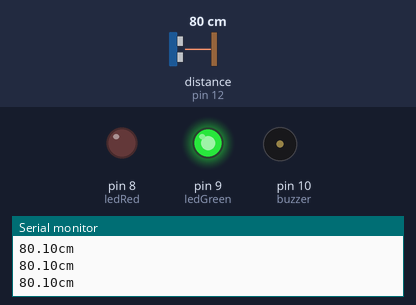
Bench run of a sketch on a simulated Arduino Uno, built with avr-gcc and run on an emulated ATmega328P. On the bench: output pins drawn as LEDs (lit = HIGH), buzzer (waves = sounding, pin HIGH), the last lines printed to the serial monitor. Wiring (inferred from the names in the program): ultrasonic range finder: trigger pin 11; echo pin 12. The test bench sets the inputs (shaded band); at power-on: distance to the obstacle (sensor on pin 12) 80 cm. The echo pulse lasts 58.3 µs per cm; pins used as bus, display or sensor lines are not drawn.

Above: at 1.2 s.
1.3 s: distance to the obstacle (sensor on pin 12) set to 2 cm
At 1.57 s:
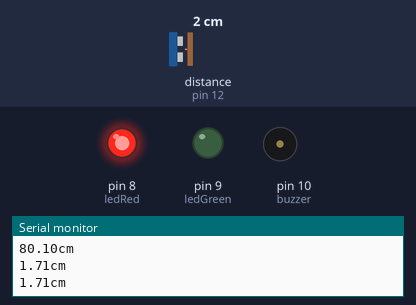
4.3 s: distance to the obstacle (sensor on pin 12) set to 9 cm
At 4.52 s:
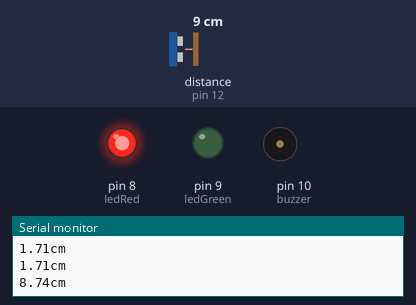
7.3 s: distance to the obstacle (sensor on pin 12) set to 23 cm
At 7.8 s:
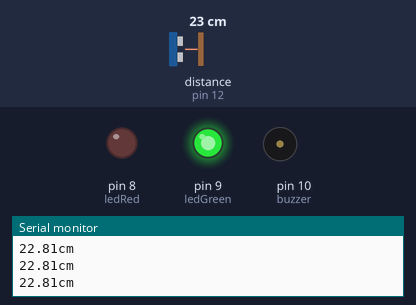
10.3 s: distance to the obstacle (sensor on pin 12) set to 4 cm
At 13.27 s:
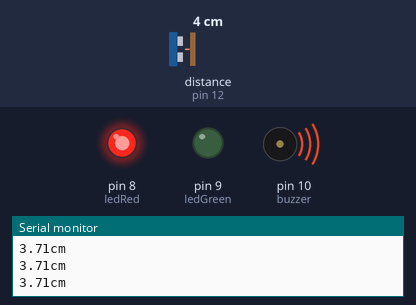
13.3 s: distance to the obstacle (sensor on pin 12) set to 35 cm
At 14.6 s:
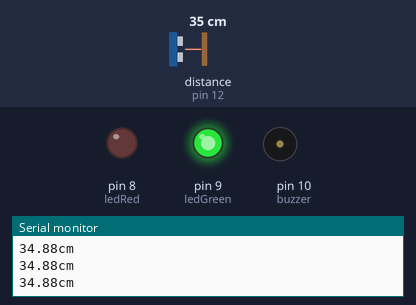
Timing chart, 0 to 15.9 s (numbered marks = the images above; inputs shaded):
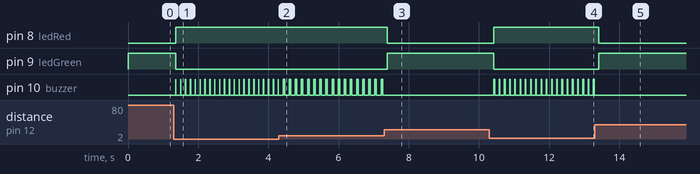

Measured:
- after the input at 1.3 s, pin 8 (ledRed): LOW → HIGH after 0.06 s; pin 9 (ledGreen): HIGH → LOW after 0.06 s; pin 10 (buzzer): alternates HIGH for 0.01 s and LOW for 0.13 s, starting after 0.06 s
- after the input at 4.3 s, pin 10 (buzzer): alternates HIGH for 0.04 s and LOW for 0.13 s, starting after 0.16 s
- after the input at 7.3 s, pin 8 (ledRed): HIGH → LOW after 0.08 s; pin 9 (ledGreen): LOW → HIGH after 0.08 s; pin 10 (buzzer): stops changing and stays LOW
- after the input at 10.3 s, pin 8 (ledRed): LOW → HIGH after 0.13 s; pin 9 (ledGreen): HIGH → LOW after 0.13 s; pin 10 (buzzer): alternates HIGH for 0.02 s and LOW for 0.13 s, starting after 0.13 s
- after the input at 13.3 s, pin 8 (ledRed): HIGH → LOW after 0.11 s; pin 9 (ledGreen): LOW → HIGH after 0.11 s; pin 10 (buzzer): stops changing and stays LOW

The sketch:

distance_dectect.ino
```cpp
#include "Math.h"
int ledRed = 8;
int ledGreen = 9;
int buzzer = 10;
int trig = 11;
int echo = 12;


void setup()
{
  Serial.begin(9600);
  pinMode(ledRed, OUTPUT);
  pinMode(ledGreen, OUTPUT);
  pinMode(buzzer, OUTPUT);
  pinMode(echo, INPUT);
  pinMode(trig, OUTPUT);

}


void loop()
{
  digitalWrite(trig, LOW);
  digitalWrite(echo, LOW);
  delayMicroseconds(2);
  digitalWrite(trig, HIGH);
  delayMicroseconds(10);
  digitalWrite(trig, LOW);

  unsigned long duration = pulseIn(echo, HIGH);

  // 초음파의 속도는 초당 340미터를 이동하거나, 29마이크로초 당 1센치를 이동합니다.
  // 따라서, 초음파의 이동 거리 = duration(왕복에 걸린시간) / 29 / 2 입니다.
  float distance = duration / 29.0 / 2.0;

  // 측정된 거리 값를 시리얼 모니터에 출력합니다.
  Serial.print(distance);
  Serial.println("cm");

  if (distance < 20)
  {
    digitalWrite(ledRed, HIGH);
    digitalWrite(ledGreen, LOW);
     digitalWrite(buzzer, HIGH);
    delay(5*distance);
    digitalWrite(buzzer, LOW);
  }
  else
  {
    digitalWrite(ledGreen, HIGH);
    digitalWrite(ledRed, LOW);
    digitalWrite(buzzer, LOW);
  }
  delay(130);
}
```
